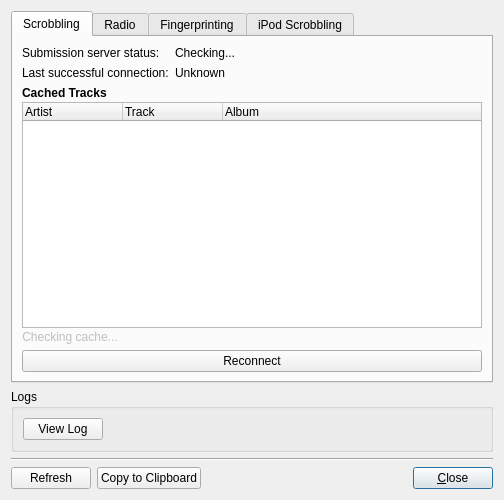
<ui version="4.0" >
 <class>DiagnosticsDialog</class>
 <widget class="QDialog" name="DiagnosticsDialog" >
  <property name="geometry" >
   <rect>
    <x>0</x>
    <y>0</y>
    <width>504</width>
    <height>500</height>
   </rect>
  </property>
  <property name="minimumSize" >
   <size>
    <width>379</width>
    <height>500</height>
   </size>
  </property>
  <property name="maximumSize" >
   <size>
    <width>16777215</width>
    <height>16777215</height>
   </size>
  </property>
  <property name="windowTitle" >
   <string>Diagnostics</string>
  </property>
  <layout class="QVBoxLayout" >
   <item>
    <layout class="QVBoxLayout" >
     <item>
      <widget class="QTabWidget" name="tabWidget" >
       <property name="minimumSize" >
        <size>
         <width>0</width>
         <height>0</height>
        </size>
       </property>
       <property name="autoFillBackground" >
        <bool>false</bool>
       </property>
       <property name="currentIndex" >
        <number>0</number>
       </property>
       <widget class="QWidget" name="scrobblingTab" >
        <attribute name="title" >
         <string>Scrobbling</string>
        </attribute>
        <layout class="QVBoxLayout" >
         <item>
          <layout class="QGridLayout" >
           <item row="0" column="1" >
            <widget class="QLabel" name="submissionServerStatusLabel" >
             <property name="sizePolicy" >
              <sizepolicy vsizetype="Fixed" hsizetype="Expanding" >
               <horstretch>0</horstretch>
               <verstretch>0</verstretch>
              </sizepolicy>
             </property>
             <property name="text" >
              <string>Checking...</string>
             </property>
             <property name="alignment" >
              <set>Qt::AlignLeading|Qt::AlignLeft|Qt::AlignTop</set>
             </property>
             <property name="wordWrap" >
              <bool>true</bool>
             </property>
            </widget>
           </item>
           <item row="0" column="0" >
            <widget class="QLabel" name="submissionServerLabel" >
             <property name="text" >
              <string>Submission server status:</string>
             </property>
             <property name="alignment" >
              <set>Qt::AlignLeading|Qt::AlignLeft|Qt::AlignTop</set>
             </property>
            </widget>
           </item>
           <item row="1" column="1" >
            <widget class="QLabel" name="lastConnectionStatusLabel" >
             <property name="sizePolicy" >
              <sizepolicy vsizetype="Fixed" hsizetype="Expanding" >
               <horstretch>0</horstretch>
               <verstretch>0</verstretch>
              </sizepolicy>
             </property>
             <property name="text" >
              <string>Unknown</string>
             </property>
             <property name="alignment" >
              <set>Qt::AlignLeading|Qt::AlignLeft|Qt::AlignVCenter</set>
             </property>
            </widget>
           </item>
           <item row="1" column="0" >
            <widget class="QLabel" name="lastConnectionLabel" >
             <property name="text" >
              <string>Last successful connection:</string>
             </property>
            </widget>
           </item>
          </layout>
         </item>
         <item>
          <layout class="QVBoxLayout" >
           <property name="spacing" >
            <number>2</number>
           </property>
           <item>
            <widget class="QLabel" name="cachedTracksTitle" >
             <property name="font" >
              <font>
               <weight>75</weight>
               <bold>true</bold>
              </font>
             </property>
             <property name="text" >
              <string>Cached Tracks</string>
             </property>
            </widget>
           </item>
           <item>
            <widget class="QTreeWidget" name="cachedTracksList" >
             <property name="sizePolicy" >
              <sizepolicy vsizetype="Expanding" hsizetype="Expanding" >
               <horstretch>0</horstretch>
               <verstretch>0</verstretch>
              </sizepolicy>
             </property>
             <property name="rootIsDecorated" >
              <bool>false</bool>
             </property>
             <property name="uniformRowHeights" >
              <bool>true</bool>
             </property>
             <property name="itemsExpandable" >
              <bool>false</bool>
             </property>
             <property name="allColumnsShowFocus" >
              <bool>true</bool>
             </property>
             <property name="columnCount" >
              <number>3</number>
             </property>
             <column>
              <property name="text" >
               <string>Artist</string>
              </property>
             </column>
             <column>
              <property name="text" >
               <string>Track</string>
              </property>
             </column>
             <column>
              <property name="text" >
               <string>Album</string>
              </property>
             </column>
            </widget>
           </item>
           <item>
            <widget class="QLabel" name="cachedTracksLabel" >
             <property name="enabled" >
              <bool>false</bool>
             </property>
             <property name="sizePolicy" >
              <sizepolicy vsizetype="Fixed" hsizetype="Fixed" >
               <horstretch>0</horstretch>
               <verstretch>0</verstretch>
              </sizepolicy>
             </property>
             <property name="text" >
              <string>Checking cache...</string>
             </property>
             <property name="alignment" >
              <set>Qt::AlignCenter</set>
             </property>
            </widget>
           </item>
          </layout>
         </item>
         <item>
          <widget class="QPushButton" name="reconnect" >
           <property name="text" >
            <string>Reconnect</string>
           </property>
          </widget>
         </item>
        </layout>
       </widget>
       <widget class="QWidget" name="radioTab" >
        <attribute name="title" >
         <string>Radio</string>
        </attribute>
        <layout class="QVBoxLayout" >
         <item>
          <layout class="QHBoxLayout" >
           <item>
            <widget class="QLabel" name="radioServerLabel" >
             <property name="text" >
              <string>Radio server status:</string>
             </property>
             <property name="alignment" >
              <set>Qt::AlignLeading|Qt::AlignLeft|Qt::AlignTop</set>
             </property>
            </widget>
           </item>
           <item>
            <widget class="QLabel" name="radioServerStatusLabel" >
             <property name="sizePolicy" >
              <sizepolicy vsizetype="Fixed" hsizetype="Expanding" >
               <horstretch>0</horstretch>
               <verstretch>0</verstretch>
              </sizepolicy>
             </property>
             <property name="text" >
              <string>Checking...</string>
             </property>
             <property name="alignment" >
              <set>Qt::AlignLeading|Qt::AlignLeft|Qt::AlignTop</set>
             </property>
             <property name="wordWrap" >
              <bool>true</bool>
             </property>
            </widget>
           </item>
          </layout>
         </item>
         <item>
          <layout class="QGridLayout" >
           <item row="2" column="2" >
            <widget class="QLabel" name="outputBufferLabel" >
             <property name="minimumSize" >
              <size>
               <width>35</width>
               <height>0</height>
              </size>
             </property>
             <property name="text" >
              <string>0</string>
             </property>
             <property name="alignment" >
              <set>Qt::AlignRight|Qt::AlignTrailing|Qt::AlignVCenter</set>
             </property>
            </widget>
           </item>
           <item row="2" column="0" >
            <widget class="QLabel" name="label_10" >
             <property name="text" >
              <string>Output buffer:</string>
             </property>
            </widget>
           </item>
           <item row="0" column="2" >
            <widget class="QLabel" name="httpBufferLabel" >
             <property name="minimumSize" >
              <size>
               <width>35</width>
               <height>0</height>
              </size>
             </property>
             <property name="text" >
              <string>0</string>
             </property>
             <property name="alignment" >
              <set>Qt::AlignRight|Qt::AlignTrailing|Qt::AlignVCenter</set>
             </property>
            </widget>
           </item>
           <item row="0" column="0" >
            <widget class="QLabel" name="label_8" >
             <property name="text" >
              <string>HTTP buffer:</string>
             </property>
            </widget>
           </item>
           <item row="0" column="1" >
            <widget class="QProgressBar" name="httpBufferProgress" >
             <property name="value" >
              <number>0</number>
             </property>
             <property name="textVisible" >
              <bool>false</bool>
             </property>
             <property name="orientation" >
              <enum>Qt::Horizontal</enum>
             </property>
            </widget>
           </item>
           <item row="1" column="1" >
            <widget class="QProgressBar" name="decodedBufferProgress" >
             <property name="value" >
              <number>0</number>
             </property>
             <property name="textVisible" >
              <bool>false</bool>
             </property>
             <property name="orientation" >
              <enum>Qt::Horizontal</enum>
             </property>
            </widget>
           </item>
           <item row="1" column="2" >
            <widget class="QLabel" name="decodedBufferLabel" >
             <property name="minimumSize" >
              <size>
               <width>35</width>
               <height>0</height>
              </size>
             </property>
             <property name="text" >
              <string>0</string>
             </property>
             <property name="alignment" >
              <set>Qt::AlignRight|Qt::AlignTrailing|Qt::AlignVCenter</set>
             </property>
            </widget>
           </item>
           <item row="2" column="1" >
            <widget class="QProgressBar" name="outputBufferProgress" >
             <property name="value" >
              <number>0</number>
             </property>
             <property name="textVisible" >
              <bool>false</bool>
             </property>
             <property name="orientation" >
              <enum>Qt::Horizontal</enum>
             </property>
            </widget>
           </item>
           <item row="1" column="0" >
            <widget class="QLabel" name="label_9" >
             <property name="text" >
              <string>Decoded buffer:</string>
             </property>
            </widget>
           </item>
          </layout>
         </item>
         <item>
          <spacer>
           <property name="orientation" >
            <enum>Qt::Vertical</enum>
           </property>
           <property name="sizeHint" stdset="0" >
            <size>
             <width>20</width>
             <height>40</height>
            </size>
           </property>
          </spacer>
         </item>
        </layout>
       </widget>
       <widget class="QWidget" name="fingerprintingTab" >
        <attribute name="title" >
         <string>Fingerprinting</string>
        </attribute>
        <layout class="QVBoxLayout" >
         <property name="spacing" >
          <number>-1</number>
         </property>
         <item>
          <layout class="QGridLayout" >
           <item row="0" column="0" >
            <widget class="QLabel" name="submissionServerLabel_2" >
             <property name="sizePolicy" >
              <sizepolicy vsizetype="Fixed" hsizetype="Fixed" >
               <horstretch>0</horstretch>
               <verstretch>0</verstretch>
              </sizepolicy>
             </property>
             <property name="text" >
              <string>Tracks in queue:</string>
             </property>
            </widget>
           </item>
           <item row="0" column="1" >
            <widget class="QLabel" name="fpQueueSizeLabel" >
             <property name="sizePolicy" >
              <sizepolicy vsizetype="Fixed" hsizetype="Expanding" >
               <horstretch>0</horstretch>
               <verstretch>0</verstretch>
              </sizepolicy>
             </property>
             <property name="text" >
              <string/>
             </property>
             <property name="alignment" >
              <set>Qt::AlignLeading|Qt::AlignLeft|Qt::AlignVCenter</set>
             </property>
            </widget>
           </item>
           <item row="1" column="0" >
            <widget class="QLabel" name="submissionServerLabel_3" >
             <property name="text" >
              <string>Currently fingerprinting:</string>
             </property>
             <property name="alignment" >
              <set>Qt::AlignLeading|Qt::AlignLeft|Qt::AlignTop</set>
             </property>
             <property name="indent" >
              <number>-1</number>
             </property>
            </widget>
           </item>
           <item row="1" column="1" >
            <widget class="QLabel" name="fpCurrentTrackLabel" >
             <property name="sizePolicy" >
              <sizepolicy vsizetype="Fixed" hsizetype="Expanding" >
               <horstretch>0</horstretch>
               <verstretch>0</verstretch>
              </sizepolicy>
             </property>
             <property name="text" >
              <string/>
             </property>
             <property name="alignment" >
              <set>Qt::AlignLeading|Qt::AlignLeft|Qt::AlignTop</set>
             </property>
             <property name="wordWrap" >
              <bool>true</bool>
             </property>
            </widget>
           </item>
          </layout>
         </item>
         <item>
          <layout class="QVBoxLayout" >
           <property name="spacing" >
            <number>2</number>
           </property>
           <item>
            <widget class="QLabel" name="fingerprintedTracksTitle" >
             <property name="font" >
              <font>
               <weight>75</weight>
               <bold>true</bold>
              </font>
             </property>
             <property name="text" >
              <string>Recently fingerprinted tracks</string>
             </property>
            </widget>
           </item>
           <item>
            <widget class="QTreeWidget" name="fingerprintedTracksList" >
             <property name="sizePolicy" >
              <sizepolicy vsizetype="Expanding" hsizetype="Expanding" >
               <horstretch>0</horstretch>
               <verstretch>0</verstretch>
              </sizepolicy>
             </property>
             <property name="rootIsDecorated" >
              <bool>false</bool>
             </property>
             <property name="uniformRowHeights" >
              <bool>true</bool>
             </property>
             <property name="itemsExpandable" >
              <bool>false</bool>
             </property>
             <property name="allColumnsShowFocus" >
              <bool>true</bool>
             </property>
             <property name="columnCount" >
              <number>3</number>
             </property>
             <column>
              <property name="text" >
               <string>Artist</string>
              </property>
             </column>
             <column>
              <property name="text" >
               <string>Track</string>
              </property>
             </column>
             <column>
              <property name="text" >
               <string>Album</string>
              </property>
             </column>
            </widget>
           </item>
          </layout>
         </item>
        </layout>
       </widget>
       <widget class="QWidget" name="iPodTab" >
        <attribute name="title" >
         <string>iPod Scrobbling</string>
        </attribute>
        <layout class="QVBoxLayout" >
         <item>
          <layout class="QHBoxLayout" >
           <item>
            <widget class="QComboBox" name="iPodScrobbleType" >
             <property name="sizePolicy" >
              <sizepolicy vsizetype="Fixed" hsizetype="Expanding" >
               <horstretch>0</horstretch>
               <verstretch>0</verstretch>
              </sizepolicy>
             </property>
             <item>
              <property name="text" >
               <string>iTunes automatically manages my iPod</string>
              </property>
             </item>
             <item>
              <property name="text" >
               <string>I manually manage my iPod</string>
              </property>
             </item>
            </widget>
           </item>
           <item>
            <widget class="QPushButton" name="scrobbleIpodButton" >
             <property name="text" >
              <string>Scrobble iPod</string>
             </property>
             <property name="autoRepeatDelay" >
              <number>300</number>
             </property>
            </widget>
           </item>
          </layout>
         </item>
         <item>
          <widget class="QListWidget" name="ipodInfoList" />
         </item>
        </layout>
       </widget>
      </widget>
     </item>
     <item>
      <widget class="QGroupBox" name="groupBox_3" >
       <property name="title" >
        <string>Logs</string>
       </property>
       <property name="flat" >
        <bool>true</bool>
       </property>
       <layout class="QHBoxLayout" >
        <item>
         <widget class="QPushButton" name="viewLogButton" >
          <property name="text" >
           <string>View Log</string>
          </property>
          <property name="autoDefault" >
           <bool>false</bool>
          </property>
         </widget>
        </item>
        <item>
         <spacer>
          <property name="orientation" >
           <enum>Qt::Horizontal</enum>
          </property>
          <property name="sizeHint" stdset="0" >
           <size>
            <width>40</width>
            <height>20</height>
           </size>
          </property>
         </spacer>
        </item>
       </layout>
      </widget>
     </item>
    </layout>
   </item>
   <item>
    <widget class="Line" name="line" >
     <property name="orientation" >
      <enum>Qt::Horizontal</enum>
     </property>
    </widget>
   </item>
   <item>
    <layout class="QHBoxLayout" >
     <item>
      <widget class="QPushButton" name="refreshButton" >
       <property name="text" >
        <string>Refresh</string>
       </property>
       <property name="shortcut" >
        <string>F5</string>
       </property>
      </widget>
     </item>
     <item>
      <widget class="QPushButton" name="copyToClipboardButton" >
       <property name="text" >
        <string>Copy to Clipboard</string>
       </property>
       <property name="shortcut" >
        <string>Ctrl+C</string>
       </property>
      </widget>
     </item>
     <item>
      <spacer>
       <property name="orientation" >
        <enum>Qt::Horizontal</enum>
       </property>
       <property name="sizeHint" stdset="0" >
        <size>
         <width>40</width>
         <height>20</height>
        </size>
       </property>
      </spacer>
     </item>
     <item>
      <widget class="QPushButton" name="closeButton" >
       <property name="text" >
        <string>&amp;Close</string>
       </property>
       <property name="default" >
        <bool>true</bool>
       </property>
      </widget>
     </item>
    </layout>
   </item>
  </layout>
 </widget>
 <resources/>
 <connections/>
</ui>
